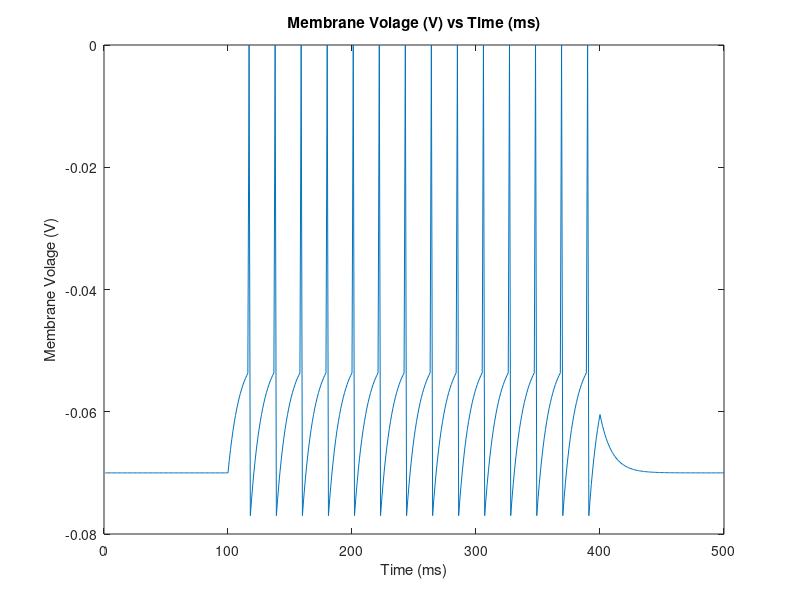

Write MATLAB code to recreate this figure.
% From Question
Vrest = -70E-3; % Resting Voltage
R_m = 10E6;  % Membrane Resistance 
tao = 10E-3; % Time Constant of membrane
Vm = -70E-3; % Membrane Voltage
Vth = -54E-3; % Threshold Voltage
Vreset = -80E-3;  % Reset Voltage once spiked
time = 0.5;  % Duration of simulation (s)

% Chosen values
Vspike = 0;  % Spiking voltage
dt = 1E-3; % Time Step 
I_max = 2E-9; % Applied current 

% Number of timesteps
iterations =  time/dt;

% Create current vector
I = zeros(iterations, 1); 
% Apply step function current for middle 300ms 
I(0.2* iterations + 1 : 0.8 * iterations) = I_max; 

% iterate through phase timesteps
for n= 1:iterations 

    % Manual Spikes
    if Vm >= Vth
        % Add Spike to plot vector but reset to Vreset underneath
        V(n, 1) = Vspike;
        Vm = Vreset;
    
    % Use the membrane equation
    else 
        % Update Vm from membrane equation, add to plot vector
        dv = (1/tao) * ((-1* Vm) + Vrest + R_m*I(n,1)) * dt;
        Vm = Vm + dv; % Euler increment Vm
        V(n, 1) = Vm; % add to plot vector 
    end 
end

plot(V); 
xlabel('Time (ms)')
ylabel('Membrane Volage (V)')
title('Membrane Volage (V) vs Time (ms)')

